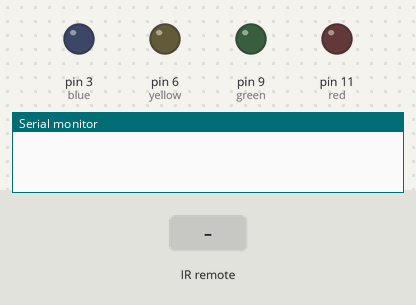
A sketch run on a simulated Arduino Uno, built with avr-gcc and run on an emulated ATmega328P. Shown: output pins drawn as LEDs (lit = HIGH), the last lines printed to the serial monitor. Inputs (shaded band) come from the test bench.

Above: at 1.2 s.
1.3 s: infrared code 0xFD08F7 received
At 1.8 s:
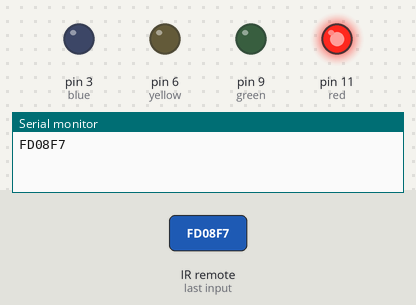
2.8 s: infrared code 0xFD8877 received
At 4.0 s:
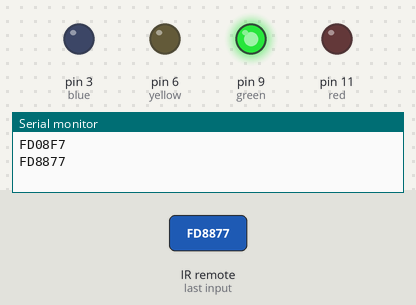
4.3 s: infrared code 0xFD48B7 received
At 5.5 s:
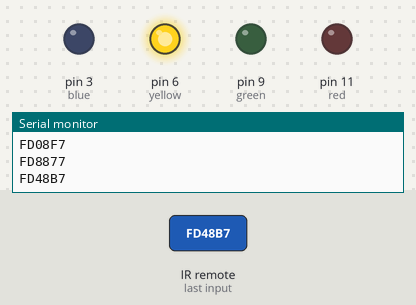
5.8 s: infrared code 0xFD28D7 received
At 6.7 s:
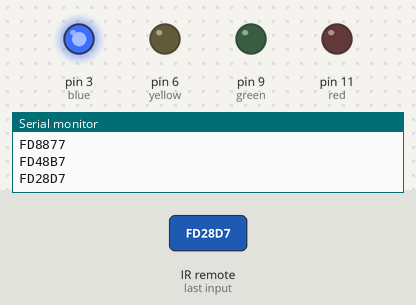
Timing chart, 0 to 8.3 s (numbered marks = the images above; inputs shaded):
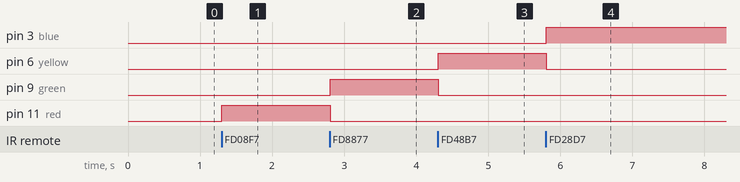

Measured:
- after the input at 1.3 s, pin 11 (red): LOW → HIGH at once
- after the input at 2.8 s, pin 9 (green): LOW → HIGH at once; pin 11 (red): HIGH → LOW at once
- after the input at 4.3 s, pin 6 (yellow): LOW → HIGH at once; pin 9 (green): HIGH → LOW at once
- after the input at 5.8 s, pin 3 (blue): LOW → HIGH at once; pin 6 (yellow): HIGH → LOW at once

The sketch:

Code.ino
```cpp
#include <IRremote.h>
int reciever= 12;int red = 11;
int green=9;
int yellow=6;
int blue=3;
IRrecv irrecv(reciever);
decode_results results;
void setup()
{
pinMode(red, OUTPUT);
pinMode(green, OUTPUT);
pinMode(yellow, OUTPUT);
pinMode(blue, OUTPUT);
Serial.begin(9600);
irrecv.enableIRIn(); // Start the receiver
}
void loop()
{
if (irrecv.decode(&results)) {
Serial.println(results.value, HEX);
irrecv.resume(); // Receive the next value
if(results.value==0xFD08F7){
digitalWrite(red,HIGH);
digitalWrite(green,LOW);
digitalWrite(yellow,LOW);
digitalWrite(blue,LOW);
}
else if(results.value==0xFD8877){
digitalWrite(red,LOW);
digitalWrite(green,HIGH);
digitalWrite(yellow,LOW);
digitalWrite(blue,LOW);
}
else if(results.value==0xFD48B7){
digitalWrite(red,LOW);
digitalWrite(green,LOW);
digitalWrite(yellow,HIGH);
digitalWrite(blue,LOW);
}else if(results.value==0xFD28D7){
digitalWrite(red,LOW);
digitalWrite(green,LOW);
digitalWrite(yellow,LOW);
digitalWrite(blue,HIGH);
}
else if(results.value==0xFD00FF){
digitalWrite(red,LOW);
digitalWrite(green,LOW);
digitalWrite(yellow,LOW);
digitalWrite(blue,LOW);
}
}
delay(100);
}
```
